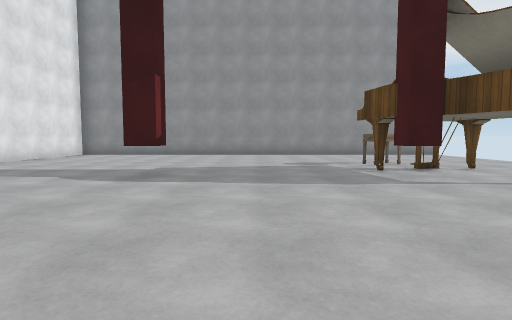
[1] (above)

16 first-person views from a walk through a 3-D level made in the Unity game engine. The camera is 1.2 m above the floor, tilts 4° down and sees 80° across. The floor is counted in squares, 2 m on a side. Each view is taken from the middle of a square. On the plan, view 1 faces up. The plan holds only what a view shows up to about 9 squares ahead; the rest is blank. Some animated figures are not drawn. Surface patterns are stand-ins for the level's own textures.

[2]
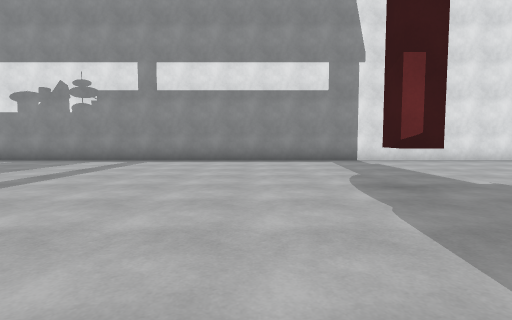

[3]
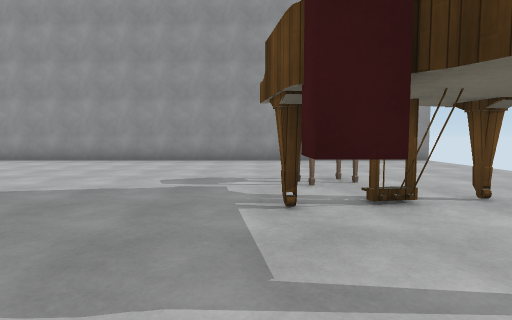

[4]
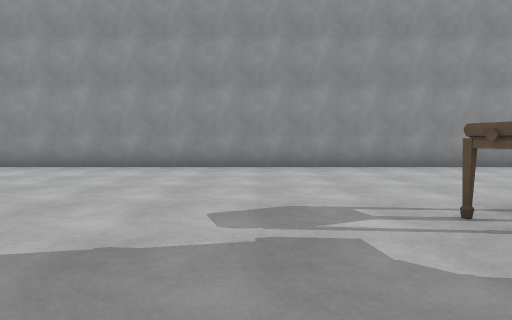

[5]
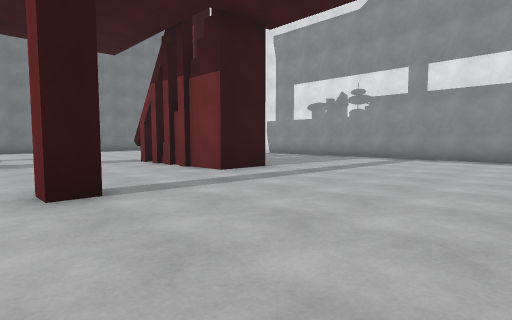

[6]
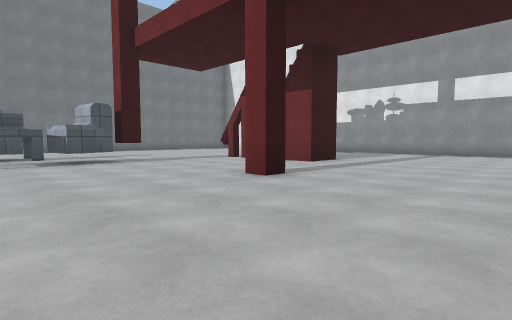

[7]
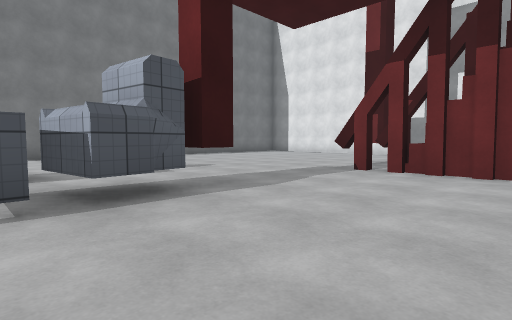

[8]
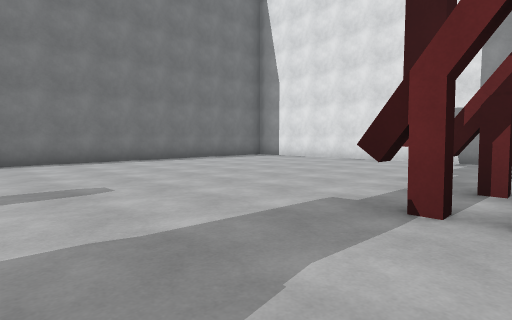

[9]
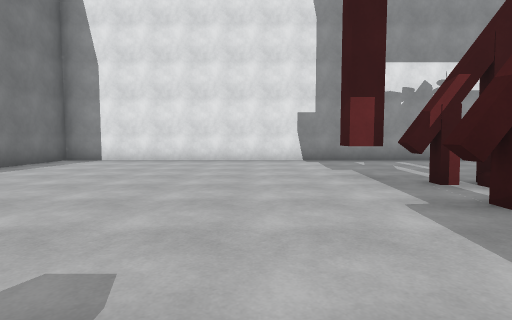

[10]
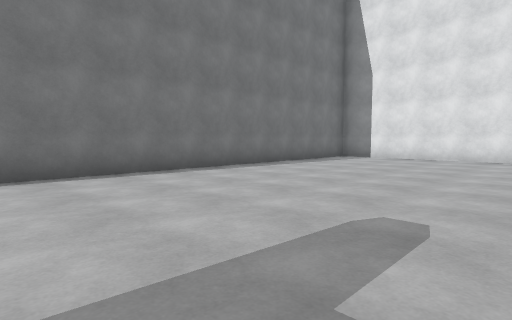

[11]
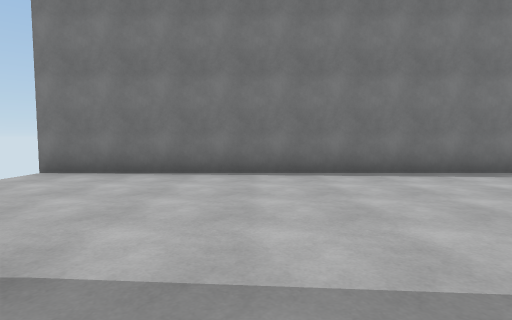

[12]
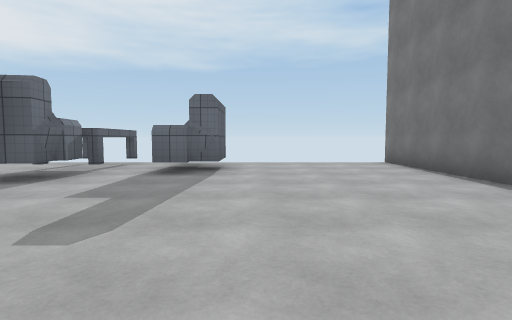

[13]
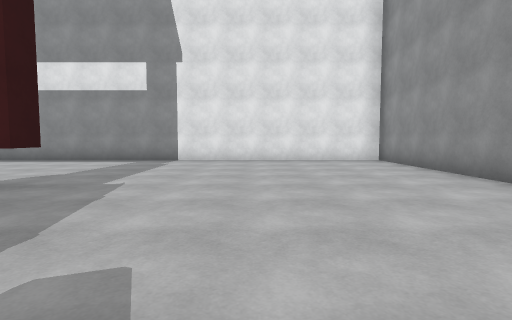

[14]
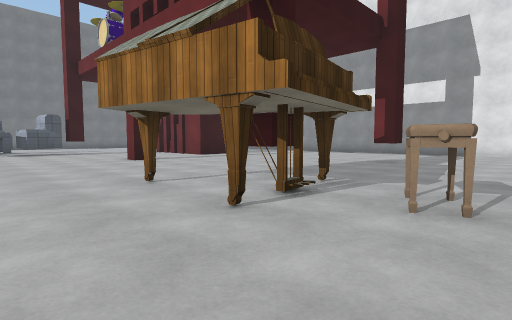

[15]
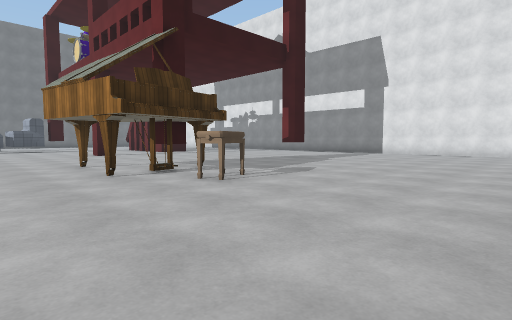

[16]
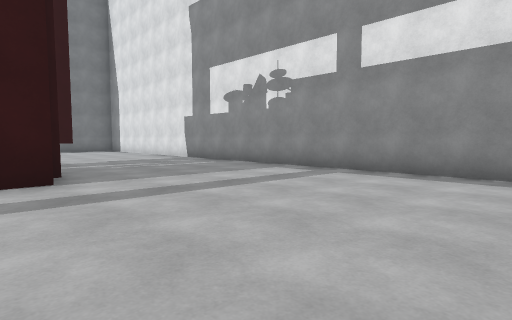

### Floor plan
Key: @ floor where view 1 was taken; # wall or solid block; . floor; ^ raised ledge.
Columns run from 7 left of view 1 to 7 right of it. Each row starts with its distance up from view 1.
 12 ###############
 11 #.............
 10 #.............
  9 #.............
  8 #.............
  7 #.........^...
  6 #.........#...
  5 #....#....#...
  4 #..........#..
  3 #.............
  2 #.............
  1 #.............
  0 #......@......
 -1 #........#....
 -2 #....##.......
 -3 #....##.......
 -4 #....##.......
 -5 #...###...####
 -6 #.........####
 -7 #.............
 -8 #...........##
 -9 #.............
-10 #.............
-11 #.............
-12 #.............
-13 ###############

Where each view was taken, in squares from view 1:
view 1: 0 up, 0 right, facing up
view 2: 3 up, 2 right, facing left
view 3: 3 up, 2 right, facing up
view 4: 5 up, 1 right, facing up
view 5: 3 up, 3 right, facing down-left
view 6: 3 up, 6 right, facing down-left
view 7: 2 down, 5 right, facing down-left
view 8: 4 down, 2 right, facing down-left
view 9: 7 down, 2 right, facing left
view 10: 7 down, 3 right, facing down-left
view 11: 7 down, 3 right, facing down
view 12: 9 down, 1 left, facing right
view 13: 8 up, 2 right, facing left
view 14: 8 up, 6 right, facing down-left
view 15: 11 up, 6 right, facing down-left
view 16: 3 up, 1 left, facing down-left
